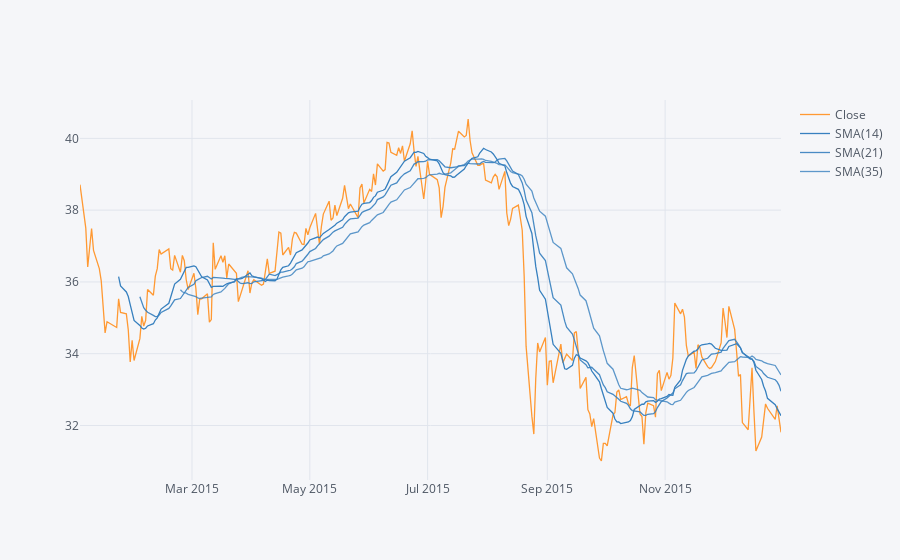

Notebook code cell kept with this figure:
### Markdown cell above
#### Use .ta_plot(study='sma') to create a Simple Moving Average plot of Morgan Stanley for the year 2015.

### Code cell
MS.loc['2015-01-01':'2016-01-01']['Close'].ta_plot(study='sma',period=[14,21,55])

### Figure 1 — Plotly figure (JSON) as saved in the notebook; plotly's stock layout.template omitted (floating-point values rounded to 4 significant figures; data arrays with more than 128 entries replaced by an {"elided": "..."} marker saying what was removed)
{"data": [{"line": {"color": "rgba(255, 153, 51, 1.0)", "dash": "solid", "shape": "linear", "width": 1.3}, "mode": "lines", "name": "Close", "text": "", "type": "scatter", "x": {"elided": "252 str values"}, "y": {"elided": "252 float values"}}, {"line": {"color": "rgba(55, 128, 191, 1.0)", "dash": "solid", "shape": "linear", "width": 1.3}, "mode": "lines", "name": "SMA(14)", "text": "", "type": "scatter", "x": {"elided": "252 str values"}, "y": {"elided": "252 mixed values"}}, {"line": {"color": "rgba(55, 128, 191, 0.8999999999999999)", "dash": "solid", "shape": "linear", "width": 1.3}, "mode": "lines", "name": "SMA(21)", "text": "", "type": "scatter", "visible": true, "x": {"elided": "252 str values"}, "y": {"elided": "252 mixed values"}}, {"line": {"color": "rgba(55, 128, 191, 0.7999999999999998)", "dash": "solid", "shape": "linear", "width": 1.3}, "mode": "lines", "name": "SMA(35)", "text": "", "type": "scatter", "visible": true, "x": {"elided": "252 str values"}, "y": {"elided": "252 mixed values"}}], "layout": {"autosize": true, "legend": {"bgcolor": "#F5F6F9", "font": {"color": "#4D5663"}}, "paper_bgcolor": "#F5F6F9", "plot_bgcolor": "#F5F6F9", "title": {"font": {"color": "#4D5663"}}, "xaxis": {"autorange": true, "gridcolor": "#E1E5ED", "range": ["2015-01-02", "2015-12-31"], "showgrid": true, "tickfont": {"color": "#4D5663"}, "title": {"font": {"color": "#4D5663"}, "text": ""}, "type": "date", "zerolinecolor": "#E1E5ED"}, "yaxis": {"autorange": true, "gridcolor": "#E1E5ED", "range": [30.48, 41.07], "showgrid": true, "tickfont": {"color": "#4D5663"}, "title": {"font": {"color": "#4D5663"}, "text": ""}, "type": "linear", "zerolinecolor": "#E1E5ED"}}}
